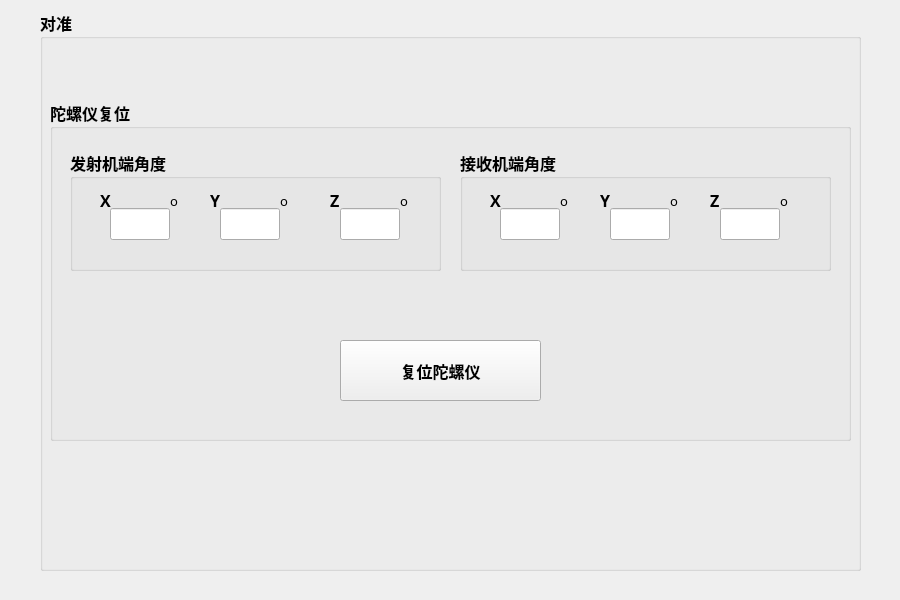
<?xml version="1.0" encoding="UTF-8"?>
<ui version="4.0">
 <class>RVR_Alignment</class>
 <widget class="QDialog" name="RVR_Alignment">
  <property name="geometry">
   <rect>
    <x>0</x>
    <y>0</y>
    <width>900</width>
    <height>600</height>
   </rect>
  </property>
  <property name="windowTitle">
   <string>Dialog</string>
  </property>
  <widget class="QGroupBox" name="groupBox">
   <property name="geometry">
    <rect>
     <x>40</x>
     <y>10</y>
     <width>821</width>
     <height>561</height>
    </rect>
   </property>
   <property name="font">
    <font>
     <family>微软雅黑 Light</family>
     <pointsize>12</pointsize>
     <weight>75</weight>
     <bold>true</bold>
    </font>
   </property>
   <property name="title">
    <string>对准</string>
   </property>
   <widget class="QGroupBox" name="groupBox_alignmentSignal">
    <property name="geometry">
     <rect>
      <x>10</x>
      <y>900</y>
      <width>801</width>
      <height>111</height>
     </rect>
    </property>
    <property name="font">
     <font>
      <pointsize>11</pointsize>
      <weight>75</weight>
      <bold>true</bold>
     </font>
    </property>
    <property name="title">
     <string>信号</string>
    </property>
    <widget class="QLineEdit" name="lineEdit_sgnal">
     <property name="geometry">
      <rect>
       <x>130</x>
       <y>40</y>
       <width>121</width>
       <height>31</height>
      </rect>
     </property>
     <property name="font">
      <font>
       <pointsize>14</pointsize>
       <weight>75</weight>
       <bold>true</bold>
      </font>
     </property>
    </widget>
    <widget class="QProgressBar" name="progressBar">
     <property name="geometry">
      <rect>
       <x>400</x>
       <y>40</y>
       <width>391</width>
       <height>23</height>
      </rect>
     </property>
     <property name="value">
      <number>24</number>
     </property>
    </widget>
    <widget class="QLabel" name="label_7">
     <property name="geometry">
      <rect>
       <x>50</x>
       <y>45</y>
       <width>80</width>
       <height>20</height>
      </rect>
     </property>
     <property name="text">
      <string>信号强度：</string>
     </property>
    </widget>
    <widget class="QLabel" name="label_signal_status">
     <property name="geometry">
      <rect>
       <x>50</x>
       <y>80</y>
       <width>701</width>
       <height>21</height>
      </rect>
     </property>
     <property name="text">
      <string/>
     </property>
    </widget>
   </widget>
   <widget class="QGroupBox" name="groupBox_zhang_gry_Y150">
    <property name="geometry">
     <rect>
      <x>10</x>
      <y>900</y>
      <width>801</width>
      <height>381</height>
     </rect>
    </property>
    <property name="font">
     <font>
      <pointsize>11</pointsize>
      <weight>75</weight>
      <bold>true</bold>
     </font>
    </property>
    <property name="title">
     <string> 陀螺仪</string>
    </property>
    <widget class="QGroupBox" name="groupBox_send_Y30">
     <property name="geometry">
      <rect>
       <x>10</x>
       <y>30</y>
       <width>381</width>
       <height>321</height>
      </rect>
     </property>
     <property name="title">
      <string>发射端主机</string>
     </property>
     <widget class="QLabel" name="label_5">
      <property name="geometry">
       <rect>
        <x>80</x>
        <y>40</y>
        <width>58</width>
        <height>20</height>
       </rect>
      </property>
      <property name="text">
       <string>X轴角度</string>
      </property>
     </widget>
     <widget class="QGroupBox" name="groupBox_6">
      <property name="geometry">
       <rect>
        <x>10</x>
        <y>240</y>
        <width>351</width>
        <height>71</height>
       </rect>
      </property>
      <property name="title">
       <string>操作</string>
      </property>
      <widget class="QPushButton" name="pushButton_init_sen">
       <property name="geometry">
        <rect>
         <x>30</x>
         <y>20</y>
         <width>151</width>
         <height>41</height>
        </rect>
       </property>
       <property name="text">
        <string>初始化</string>
       </property>
      </widget>
      <widget class="QPushButton" name="pushButton_cansle_sen">
       <property name="geometry">
        <rect>
         <x>190</x>
         <y>20</y>
         <width>151</width>
         <height>41</height>
        </rect>
       </property>
       <property name="text">
        <string>取消初始化</string>
       </property>
      </widget>
     </widget>
     <widget class="QLabel" name="label_4">
      <property name="geometry">
       <rect>
        <x>280</x>
        <y>40</y>
        <width>58</width>
        <height>20</height>
       </rect>
      </property>
      <property name="text">
       <string>Z轴角度</string>
      </property>
     </widget>
     <widget class="QLabel" name="label_6">
      <property name="geometry">
       <rect>
        <x>185</x>
        <y>40</y>
        <width>58</width>
        <height>20</height>
       </rect>
      </property>
      <property name="text">
       <string>Y轴角度</string>
      </property>
     </widget>
     <widget class="QGroupBox" name="groupBox_send_current">
      <property name="geometry">
       <rect>
        <x>10</x>
        <y>90</y>
        <width>351</width>
        <height>61</height>
       </rect>
      </property>
      <property name="title">
       <string>当前值</string>
      </property>
      <widget class="QLineEdit" name="lineEdit_CurrentZ_sen">
       <property name="geometry">
        <rect>
         <x>270</x>
         <y>20</y>
         <width>70</width>
         <height>31</height>
        </rect>
       </property>
       <property name="font">
        <font>
         <pointsize>12</pointsize>
         <weight>75</weight>
         <bold>true</bold>
        </font>
       </property>
      </widget>
      <widget class="QLineEdit" name="lineEdit_CurrentX_sen">
       <property name="geometry">
        <rect>
         <x>70</x>
         <y>20</y>
         <width>70</width>
         <height>31</height>
        </rect>
       </property>
       <property name="font">
        <font>
         <pointsize>12</pointsize>
         <weight>75</weight>
         <bold>true</bold>
        </font>
       </property>
      </widget>
      <widget class="QLineEdit" name="lineEdit_CurrentY_sen">
       <property name="geometry">
        <rect>
         <x>170</x>
         <y>20</y>
         <width>70</width>
         <height>31</height>
        </rect>
       </property>
       <property name="font">
        <font>
         <pointsize>12</pointsize>
         <weight>75</weight>
         <bold>true</bold>
        </font>
       </property>
      </widget>
     </widget>
     <widget class="QGroupBox" name="groupBox_send_init">
      <property name="geometry">
       <rect>
        <x>10</x>
        <y>160</y>
        <width>351</width>
        <height>61</height>
       </rect>
      </property>
      <property name="title">
       <string>初始化值</string>
      </property>
      <widget class="QLineEdit" name="lineEdit_initX_sen">
       <property name="geometry">
        <rect>
         <x>70</x>
         <y>22</y>
         <width>70</width>
         <height>31</height>
        </rect>
       </property>
       <property name="font">
        <font>
         <pointsize>12</pointsize>
         <weight>75</weight>
         <bold>true</bold>
        </font>
       </property>
      </widget>
      <widget class="QLineEdit" name="lineEdit_initY_sen">
       <property name="geometry">
        <rect>
         <x>170</x>
         <y>22</y>
         <width>70</width>
         <height>31</height>
        </rect>
       </property>
       <property name="font">
        <font>
         <pointsize>12</pointsize>
         <weight>75</weight>
         <bold>true</bold>
        </font>
       </property>
      </widget>
      <widget class="QLineEdit" name="lineEdit_initZ_sen">
       <property name="geometry">
        <rect>
         <x>270</x>
         <y>22</y>
         <width>70</width>
         <height>31</height>
        </rect>
       </property>
       <property name="font">
        <font>
         <pointsize>12</pointsize>
         <weight>75</weight>
         <bold>true</bold>
        </font>
       </property>
      </widget>
     </widget>
    </widget>
    <widget class="QGroupBox" name="groupBox_8">
     <property name="geometry">
      <rect>
       <x>400</x>
       <y>30</y>
       <width>381</width>
       <height>321</height>
      </rect>
     </property>
     <property name="title">
      <string>接收端主机</string>
     </property>
     <widget class="QLabel" name="label_8">
      <property name="geometry">
       <rect>
        <x>64</x>
        <y>40</y>
        <width>58</width>
        <height>20</height>
       </rect>
      </property>
      <property name="text">
       <string>X轴角度</string>
      </property>
     </widget>
     <widget class="QGroupBox" name="groupBox_9">
      <property name="geometry">
       <rect>
        <x>10</x>
        <y>240</y>
        <width>351</width>
        <height>71</height>
       </rect>
      </property>
      <property name="title">
       <string>操作</string>
      </property>
      <widget class="QPushButton" name="pushButton_init_rec">
       <property name="geometry">
        <rect>
         <x>30</x>
         <y>20</y>
         <width>151</width>
         <height>41</height>
        </rect>
       </property>
       <property name="text">
        <string>初始化</string>
       </property>
      </widget>
      <widget class="QPushButton" name="pushButton_cansle_rec">
       <property name="geometry">
        <rect>
         <x>190</x>
         <y>20</y>
         <width>151</width>
         <height>41</height>
        </rect>
       </property>
       <property name="text">
        <string>取消初始化</string>
       </property>
      </widget>
     </widget>
     <widget class="QLabel" name="label_9">
      <property name="geometry">
       <rect>
        <x>250</x>
        <y>40</y>
        <width>58</width>
        <height>20</height>
       </rect>
      </property>
      <property name="text">
       <string>Z轴角度</string>
      </property>
     </widget>
     <widget class="QLabel" name="label_10">
      <property name="geometry">
       <rect>
        <x>159</x>
        <y>40</y>
        <width>58</width>
        <height>20</height>
       </rect>
      </property>
      <property name="text">
       <string>Y轴角度</string>
      </property>
     </widget>
     <widget class="QGroupBox" name="groupBox_reciver_current">
      <property name="geometry">
       <rect>
        <x>10</x>
        <y>90</y>
        <width>351</width>
        <height>61</height>
       </rect>
      </property>
      <property name="title">
       <string>当前值</string>
      </property>
      <widget class="QLineEdit" name="lineEdit_CurrentZ_rec">
       <property name="geometry">
        <rect>
         <x>250</x>
         <y>20</y>
         <width>70</width>
         <height>31</height>
        </rect>
       </property>
       <property name="font">
        <font>
         <pointsize>12</pointsize>
         <weight>75</weight>
         <bold>true</bold>
        </font>
       </property>
      </widget>
      <widget class="QLineEdit" name="lineEdit_CurrentX_rec">
       <property name="geometry">
        <rect>
         <x>60</x>
         <y>20</y>
         <width>70</width>
         <height>31</height>
        </rect>
       </property>
       <property name="font">
        <font>
         <pointsize>12</pointsize>
         <weight>75</weight>
         <bold>true</bold>
        </font>
       </property>
      </widget>
      <widget class="QLineEdit" name="lineEdit_CurrentY_rec">
       <property name="geometry">
        <rect>
         <x>150</x>
         <y>20</y>
         <width>70</width>
         <height>31</height>
        </rect>
       </property>
       <property name="font">
        <font>
         <pointsize>12</pointsize>
         <weight>75</weight>
         <bold>true</bold>
        </font>
       </property>
      </widget>
     </widget>
     <widget class="QGroupBox" name="groupBox_reciver_init">
      <property name="geometry">
       <rect>
        <x>10</x>
        <y>160</y>
        <width>351</width>
        <height>61</height>
       </rect>
      </property>
      <property name="title">
       <string>初始化值</string>
      </property>
      <widget class="QLineEdit" name="lineEdit_initX_rec">
       <property name="geometry">
        <rect>
         <x>60</x>
         <y>22</y>
         <width>70</width>
         <height>31</height>
        </rect>
       </property>
       <property name="font">
        <font>
         <pointsize>12</pointsize>
         <weight>75</weight>
         <bold>true</bold>
        </font>
       </property>
      </widget>
      <widget class="QLineEdit" name="lineEdit_initY_rec">
       <property name="geometry">
        <rect>
         <x>150</x>
         <y>22</y>
         <width>70</width>
         <height>31</height>
        </rect>
       </property>
       <property name="font">
        <font>
         <pointsize>12</pointsize>
         <weight>75</weight>
         <bold>true</bold>
        </font>
       </property>
      </widget>
      <widget class="QLineEdit" name="lineEdit_initZ_rec">
       <property name="geometry">
        <rect>
         <x>250</x>
         <y>22</y>
         <width>70</width>
         <height>31</height>
        </rect>
       </property>
       <property name="font">
        <font>
         <pointsize>12</pointsize>
         <weight>75</weight>
         <bold>true</bold>
        </font>
       </property>
      </widget>
     </widget>
    </widget>
   </widget>
   <widget class="QGroupBox" name="groupBox_gry_setZero">
    <property name="geometry">
     <rect>
      <x>10</x>
      <y>90</y>
      <width>801</width>
      <height>341</height>
     </rect>
    </property>
    <property name="title">
     <string>陀螺仪复位</string>
    </property>
    <widget class="QGroupBox" name="groupBox_3">
     <property name="geometry">
      <rect>
       <x>20</x>
       <y>50</y>
       <width>371</width>
       <height>121</height>
      </rect>
     </property>
     <property name="title">
      <string>发射机端角度</string>
     </property>
     <widget class="QLabel" name="label">
      <property name="geometry">
       <rect>
        <x>30</x>
        <y>40</y>
        <width>11</width>
        <height>21</height>
       </rect>
      </property>
      <property name="text">
       <string>X</string>
      </property>
     </widget>
     <widget class="QLabel" name="label_2">
      <property name="geometry">
       <rect>
        <x>140</x>
        <y>40</y>
        <width>20</width>
        <height>21</height>
       </rect>
      </property>
      <property name="text">
       <string>Y</string>
      </property>
     </widget>
     <widget class="QLabel" name="label_3">
      <property name="geometry">
       <rect>
        <x>260</x>
        <y>40</y>
        <width>20</width>
        <height>21</height>
       </rect>
      </property>
      <property name="text">
       <string>Z</string>
      </property>
     </widget>
     <widget class="QLineEdit" name="lineEdit_send_Xdegree">
      <property name="geometry">
       <rect>
        <x>40</x>
        <y>58</y>
        <width>60</width>
        <height>32</height>
       </rect>
      </property>
      <property name="font">
       <font>
        <pointsize>14</pointsize>
       </font>
      </property>
     </widget>
     <widget class="QLineEdit" name="lineEdit_send_Ydegree">
      <property name="geometry">
       <rect>
        <x>150</x>
        <y>58</y>
        <width>60</width>
        <height>32</height>
       </rect>
      </property>
      <property name="font">
       <font>
        <pointsize>14</pointsize>
       </font>
      </property>
     </widget>
     <widget class="QLineEdit" name="lineEdit_send_Zdegree">
      <property name="geometry">
       <rect>
        <x>270</x>
        <y>58</y>
        <width>60</width>
        <height>32</height>
       </rect>
      </property>
      <property name="font">
       <font>
        <pointsize>14</pointsize>
       </font>
      </property>
     </widget>
     <widget class="QLabel" name="label_14">
      <property name="geometry">
       <rect>
        <x>100</x>
        <y>40</y>
        <width>11</width>
        <height>21</height>
       </rect>
      </property>
      <property name="font">
       <font>
        <pointsize>10</pointsize>
        <weight>50</weight>
        <bold>false</bold>
       </font>
      </property>
      <property name="text">
       <string>o</string>
      </property>
     </widget>
     <widget class="QLabel" name="label_15">
      <property name="geometry">
       <rect>
        <x>210</x>
        <y>40</y>
        <width>11</width>
        <height>21</height>
       </rect>
      </property>
      <property name="font">
       <font>
        <pointsize>10</pointsize>
        <weight>50</weight>
        <bold>false</bold>
       </font>
      </property>
      <property name="text">
       <string>o</string>
      </property>
     </widget>
     <widget class="QLabel" name="label_16">
      <property name="geometry">
       <rect>
        <x>330</x>
        <y>40</y>
        <width>11</width>
        <height>21</height>
       </rect>
      </property>
      <property name="font">
       <font>
        <pointsize>10</pointsize>
        <weight>50</weight>
        <bold>false</bold>
       </font>
      </property>
      <property name="text">
       <string>o</string>
      </property>
     </widget>
    </widget>
    <widget class="QGroupBox" name="groupBox_4">
     <property name="geometry">
      <rect>
       <x>410</x>
       <y>50</y>
       <width>371</width>
       <height>121</height>
      </rect>
     </property>
     <property name="title">
      <string>接收机端角度</string>
     </property>
     <widget class="QLabel" name="label_11">
      <property name="geometry">
       <rect>
        <x>250</x>
        <y>40</y>
        <width>20</width>
        <height>21</height>
       </rect>
      </property>
      <property name="text">
       <string>Z</string>
      </property>
     </widget>
     <widget class="QLabel" name="label_12">
      <property name="geometry">
       <rect>
        <x>30</x>
        <y>40</y>
        <width>11</width>
        <height>21</height>
       </rect>
      </property>
      <property name="text">
       <string>X</string>
      </property>
     </widget>
     <widget class="QLabel" name="label_13">
      <property name="geometry">
       <rect>
        <x>140</x>
        <y>40</y>
        <width>20</width>
        <height>21</height>
       </rect>
      </property>
      <property name="text">
       <string>Y</string>
      </property>
     </widget>
     <widget class="QLineEdit" name="lineEdit_reciv_Ydegree">
      <property name="geometry">
       <rect>
        <x>150</x>
        <y>58</y>
        <width>60</width>
        <height>32</height>
       </rect>
      </property>
      <property name="font">
       <font>
        <pointsize>14</pointsize>
       </font>
      </property>
     </widget>
     <widget class="QLineEdit" name="lineEdit_reciv_Zdegree">
      <property name="geometry">
       <rect>
        <x>260</x>
        <y>58</y>
        <width>60</width>
        <height>32</height>
       </rect>
      </property>
      <property name="font">
       <font>
        <pointsize>14</pointsize>
       </font>
      </property>
     </widget>
     <widget class="QLineEdit" name="lineEdit_reciv_Xdegree">
      <property name="geometry">
       <rect>
        <x>40</x>
        <y>58</y>
        <width>60</width>
        <height>32</height>
       </rect>
      </property>
      <property name="font">
       <font>
        <pointsize>14</pointsize>
       </font>
      </property>
     </widget>
     <widget class="QLabel" name="label_17">
      <property name="geometry">
       <rect>
        <x>100</x>
        <y>40</y>
        <width>11</width>
        <height>21</height>
       </rect>
      </property>
      <property name="font">
       <font>
        <pointsize>10</pointsize>
        <weight>50</weight>
        <bold>false</bold>
       </font>
      </property>
      <property name="text">
       <string>o</string>
      </property>
     </widget>
     <widget class="QLabel" name="label_18">
      <property name="geometry">
       <rect>
        <x>210</x>
        <y>40</y>
        <width>11</width>
        <height>21</height>
       </rect>
      </property>
      <property name="font">
       <font>
        <pointsize>10</pointsize>
        <weight>50</weight>
        <bold>false</bold>
       </font>
      </property>
      <property name="text">
       <string>o</string>
      </property>
     </widget>
     <widget class="QLabel" name="label_19">
      <property name="geometry">
       <rect>
        <x>320</x>
        <y>40</y>
        <width>11</width>
        <height>21</height>
       </rect>
      </property>
      <property name="font">
       <font>
        <pointsize>10</pointsize>
        <weight>50</weight>
        <bold>false</bold>
       </font>
      </property>
      <property name="text">
       <string>o</string>
      </property>
     </widget>
    </widget>
    <widget class="QPushButton" name="pushButton_groy_setZero">
     <property name="geometry">
      <rect>
       <x>290</x>
       <y>240</y>
       <width>201</width>
       <height>61</height>
      </rect>
     </property>
     <property name="text">
      <string>复位陀螺仪</string>
     </property>
    </widget>
   </widget>
  </widget>
 </widget>
 <resources/>
 <connections/>
</ui>
